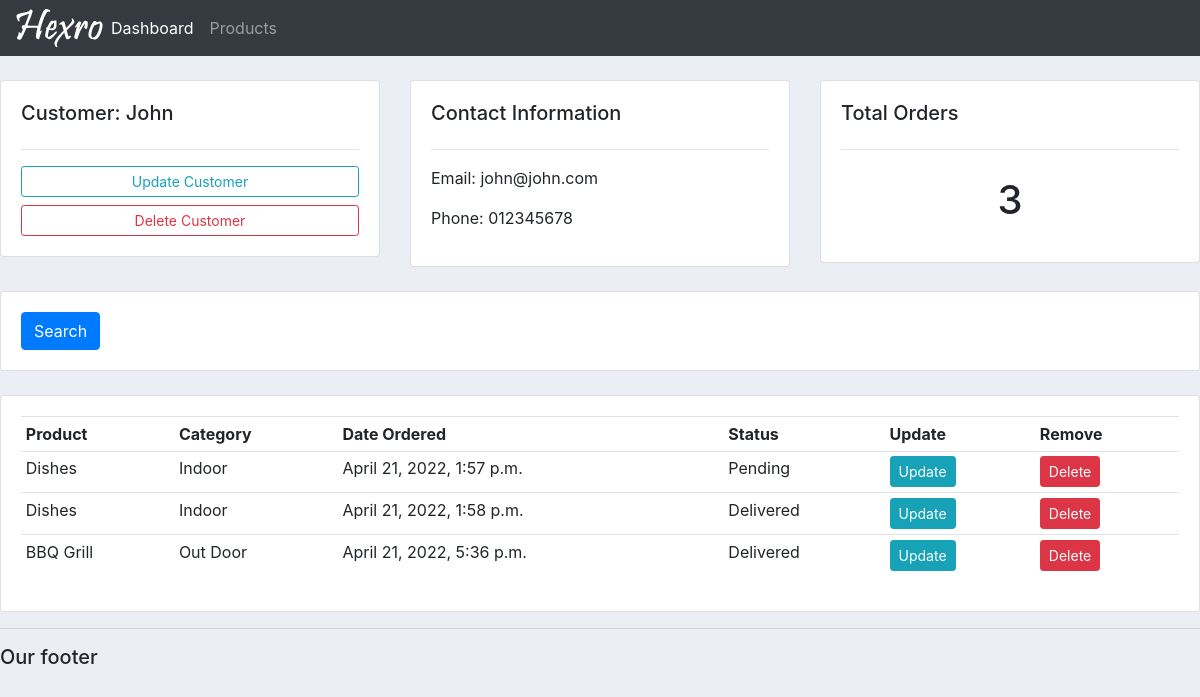
The app's page /customer/1/, older data.
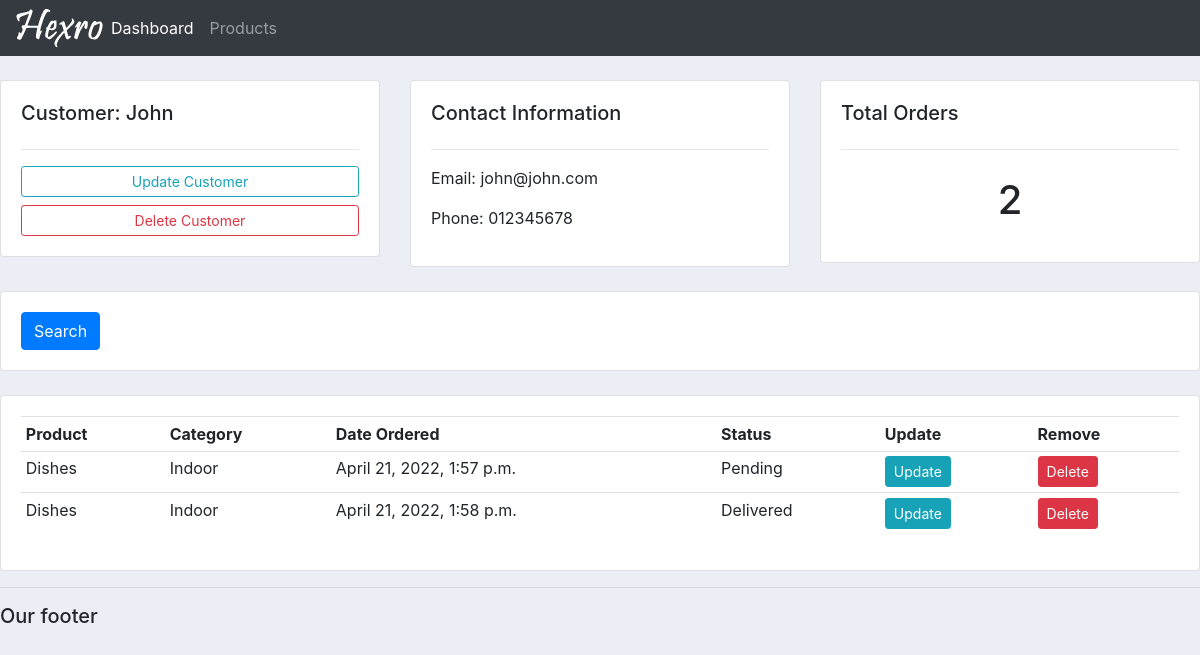
The same page, newer data.
### accounts/models.py (models this page shows, shortened)
class Order(models.Model):
    STATUS = (
        ('Pending', 'Pending'),
        ('Out for delivery', 'Out for delivery'),
        ('Delivered', 'Delivered'),
    )
    customer = models.ForeignKey(
        Customer, null=True, on_delete=models.SET_NULL)
    product = models.ForeignKey(Product, null=True, on_delete=models.SET_NULL)
    date_created = models.DateTimeField(auto_now_add=True, null=True)
    status = models.CharField(max_length=200, null=True, choices=STATUS)

class Product(models.Model):
    CATEGORY = (
        ('Indoor', 'Indoor'),
        ('Out Door', 'Out Door')
    )
    name = models.CharField(max_length=200, null=True)
    price = models.FloatField(null=True)
    category = models.CharField(max_length=200, null=True, choices=CATEGORY)
    description = models.CharField(max_length=200, null=True)
    date_created = models.DateTimeField(auto_now_add=True, null=True)
    tags = models.ManyToManyField(Tag)
    def __str__(self):
        return self.name

### accounts/views.py (the view)
# urls.py: path('customer/<str:pk>/', views.customer, name='customer'),
def customer(request, pk):
    customer = Customer.objects.get(id=pk)
    orders = customer.order_set.all()
    total_orders = orders.count()
    context = {'customer': customer, 'orders': orders,
               'total_orders': total_orders}
    return render(request, 'accounts/customer.html', context)

### accounts/templates/accounts/customer.html
{% extends 'accounts/main.html' %}
{% block content %}
<br>
<div class="row">
	<div class="col-md">
		<div class="card card-body">
			<h5>Customer: {{ customer.name}}</h5>
			<hr>
			<a class="btn btn-outline-info  btn-sm btn-block" href="">Update Customer</a>
			<a class="btn btn-outline-danger  btn-sm btn-block" href="">Delete Customer</a>
		</div>
	</div>
	<div class="col-md">
		<div class="card card-body">
			<h5>Contact Information</h5>
			<hr>
			<p>Email: {{customer.email}}</p>
			<p>Phone: {{customer.phone}}</p>
		</div>
	</div>
	<div class="col-md">
		<div class="card card-body">
			<h5>Total Orders</h5>
			<hr>
			<h1 style="text-align: center;padding: 10px">{{total_orders}}</h1>
		</div>
	</div>
</div>
<br>
<div class="row">
	<div class="col">
		<div class="card card-body">
			<form method="get">
		        <button class="btn btn-primary" type="submit">Search</button>
		    </form>
		</div>
	</div>
</div>
<br>
<div class="row">
	<div class="col-md">
		<div class="card card-body">
			<table class="table table-sm">
				<tr>
					<th>Product</th>
					<th>Category</th>
					<th>Date Ordered</th>
					<th>Status</th>
					<th>Update</th>
					<th>Remove</th>
				</tr>
				{% for order in orders %}
					<tr>
						<td>{{order.product}}</td>
						<td>{{order.product.category}}</td>
						<td>{{order.date_created}}</td>
						<td>{{order.status}}</td>
                        <td><a class="btn btn-sm btn-info" href="{% url 'update_order' order.id %}">Update</a></td>
                        <td><a class="btn btn-sm btn-danger" href="{% url 'delete_order' order.id %}">Delete</a></td>
					</tr>
				{% endfor %}
			</table>
		</div>
	</div>
</div>
{% endblock content %}

Row changes from the older to the newer data that the page shows:
removed Order: product "BBQ Grill", product.category "Out Door", date_created "April 21, 2022, 5:36 p.m.", status "Delivered"
Text that changed along with them:
{{ total_orders }}: "3" → "2"
